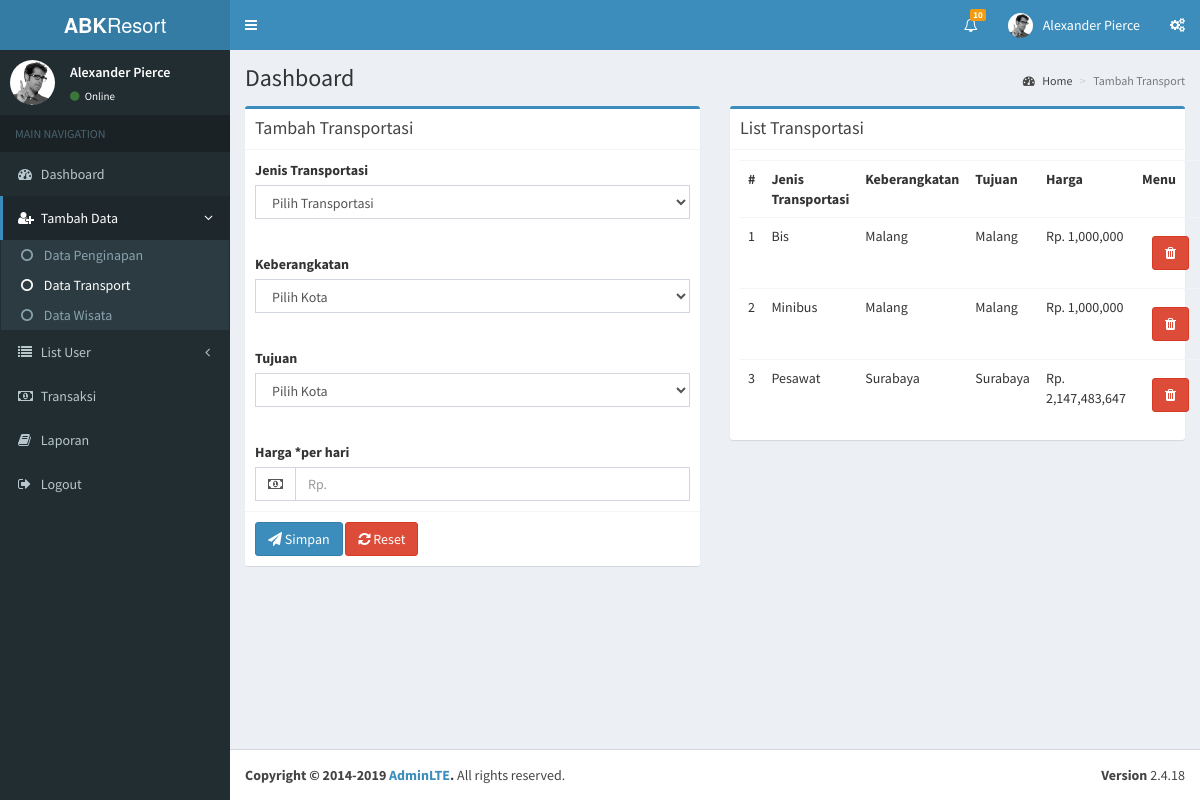
/index.php/admin/tambah_transport, run on the app's committed database.
### tables this page shows
CREATE TABLE `rute` (
  `id_rute` int(11) NOT NULL,
  `id_transport` int(11) NOT NULL,
  `rute_asal` int(11) NOT NULL,
  `rute_tujuan` int(11) NOT NULL,
  `harga` int(11) NOT NULL
);

CREATE TABLE `transport` (
  `id_transport` int(11) NOT NULL,
  `nama_transport` varchar(10) NOT NULL
);

CREATE TABLE `kota` (
  `id_kota` int(11) NOT NULL,
  `nama_kota` varchar(50) NOT NULL
);

### application/controllers/Admin.php (called while the page is built, shortened)
<?php
class Admin extends CI_Controller
{
	public function __construct()
	{
		$this->load->helper(array('form', 'url'));
		$this->load->library('form_validation');
		$this->load->model("Model_penginapan");
		$this->load->model("Model_jenisPenginapan");
		$this->load->model("Model_transport");
		$this->load->model("Model_rute");
		$this->load->model("Model_kota");
		$this->load->model("Model_wisata");
		$this->load->model("Model_transaksi");
		$this->load->model("Model_paket");
		$this->load->model("Model_user");
		$this->load->model("Model_admin");
		$this->load->model("Model_super_admin");
	}
	public function tambah_transport()
	{
		$data["transport"] = $this->Model_transport->getAll();
		$data["kota"] = $this->Model_kota->getAll();
		$this->load->view('template_admin/header');
		$this->load->view('template_admin/sidebar');
		$this->load->view('admin/tambahtransport', $data);
		$this->load->view('template_admin/footer');
	}
}

### index.php (called while the page is built, shortened)
<?php
require_once BASEPATH.'core/CodeIgniter.php';

### application/views/admin/tambahtransport.php (the view, shortened to what this page needs)
<section class="content">
    <div class="row">
        <div class="col-md-6">
            <div class="box box-primary">
                <div class="box-header with-border">
                    <h3 class="box-title">Tambah Transportasi</h3>
                </div>
                <form action="<?php echo base_url(). 'Admin/transportasiAdd'; ?>" name="form"  onsubmit="return validateForm()" method="post" enctype="multipart/form-data">
                    <div class="box-body">
                        <div class="form-group">
                            <label for="id_kota">Jenis Transportasi</label>
                                <select class="form-control" name="id_transport">
                                    <option value="" disabled selected>Pilih Transportasi</option>
                                </select>
                        </div>
                    </div>
                    <div class="box-body">
                        <div class="form-group">
                            <label for="rute_asal">Keberangkatan</label>
                                <select class="form-control" name="rute_asal">
                                    <option value="" disabled selected>Pilih Kota</option>
                                </select>
                        </div>
                    </div>
                    <div class="box-body">
                        <div class="form-group">
                            <label for="rute_tujuan">Tujuan</label>
                                <select class="form-control" name="rute_tujuan">
                                    <option value="" disabled selected>Pilih Kota</option>
                                </select>
                        </div>
                    </div>
                    <div class="box-body">
                        <label for="harga">Harga *per hari</label>
                        <div class="input-group">
                            <span class="input-group-addon"><i class="fa fa-money"></i></span>
                            <input type="text" name="harga" class="form-control" placeholder="Rp.">
                        </div>
                    </div>
                    <div class="box-footer">
                        <button type="submit" class="btn btn-primary"><i class="fa fa-send"></i> Simpan</button>
                        <button type="reset" class="btn btn-danger"><i class="fa fa-refresh"></i> Reset</button>
                    </div>
                </form>
            </div>
        </div>
        <div class="col-md-6">
            <div class="box box-primary">
                <div class="box-header with-border">
                    <h3 class="box-title">List Transportasi</h3>
                </div>
                <div class="box-body">
                <table class="table table-hover">
                    <tr>
                        <th style="width: 10px">#</th>
                        <th>Jenis Transportasi</th>
                        <th>Keberangkatan</th>
                        <th>Tujuan</th>
                        <th>Harga</th>
                        <th>Menu</th>
                    </tr>
		<?php
                    $this->db->select('nama_transport, nama_kota, nama_kota, harga,id_rute');
                              $this->db->join('kota', 'kota.id_kota = rute.rute_asal');
                    $query =  $this->db->join('transport', 'transport.id_transport = rute.id_transport')->get('rute');
                    $nomor = 1;
		foreach ($query->result_array() as $peng) :
			?>
			<tr>
			<td><?php echo $nomor; ?></td>
				<td>
					<p><?= $peng['nama_transport'] ?></p>
				</td>
				<td>
					<p><?= $peng['nama_kota'] ?></p>
				</td>
				<td>
					<p><?= $peng['nama_kota'] ?></p>
				</td>
				<td>
					<p>Rp. <?= number_format($peng['harga']) ?></p>
				</td>
                            <td>
                                <?php  echo anchor('Admin/transportasiDelete/'.$peng['id_rute'], '<button class="btn btn-danger margin" type="button"><span class="fa fa-trash"></span> </button>'); ?>
                            </td>
			</tr>
			<?php $nomor++; ?>
		<?php endforeach; ?>
                </table>
            </div>
            </div>
        </div>
    </div>
</section>
</div>

### data on the page
rute: id_transport.nama_transport "Bis", rute_asal.nama_kota "Malang", harga "1,000,000"
rute: id_transport.nama_transport "Minibus", rute_asal.nama_kota "Malang", harga "1,000,000"
rute: id_transport.nama_transport "Pesawat", rute_asal.nama_kota "Surabaya", harga "2,147,483,647"
